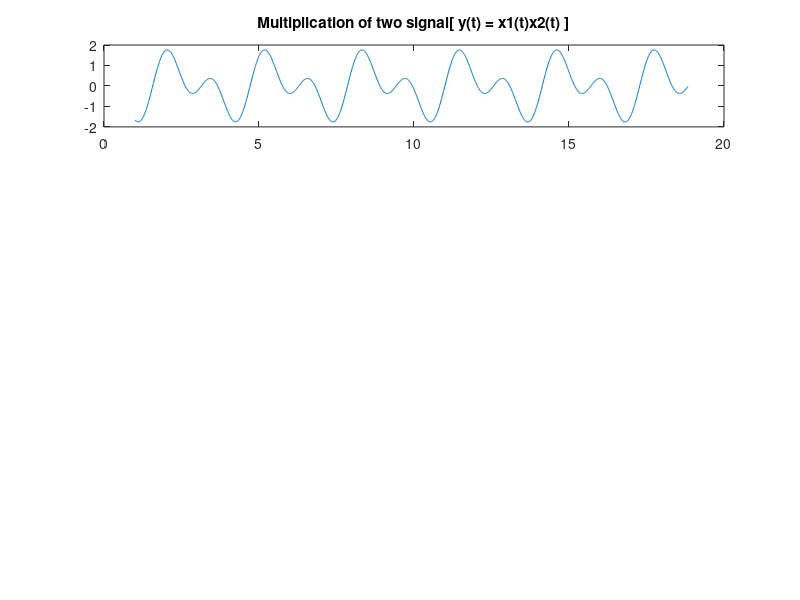

This chart was generated by the following MATLAB code:
%Let two basic signals equations
t = 1:0.01:6*pi;
x1 = cos(3*t);
x2 = 2*sin(t);

%Multiplication of two signal
xm = x1.*x2;
subplot(411);
grid on;
plot(t,xm);
title('Multiplication of two signal[ y(t) = x1(t)x2(t) ]');